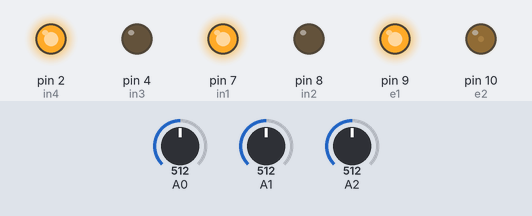
This sketch was run on a simulated Arduino Uno, built with avr-gcc and run on an emulated ATmega328P. Shown: output pins drawn as LEDs (lit = HIGH). The inputs (shaded band) are chosen by the test bench; at power-on: A0 = 512, A1 = 512, A2 = 512.

Above: at 1.2 s.
1.3 s: A0 set to 212
2.8 s: A0 set to 182
At 3.8 s:
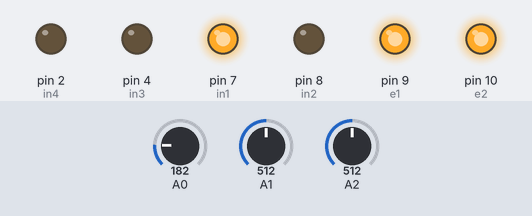
4.3 s: A0 set to 210
At 5.0 s:
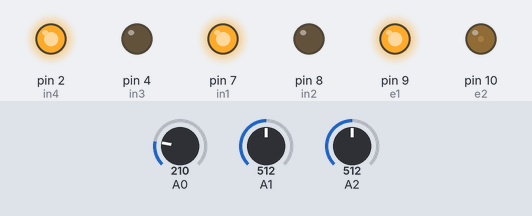
5.8 s: A1 set to 217
7.3 s: A1 set to 182
At 8.4 s:
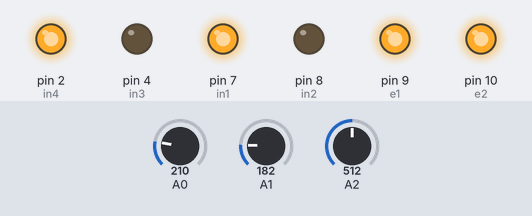
8.8 s: A1 set to 210
At 9.6 s:
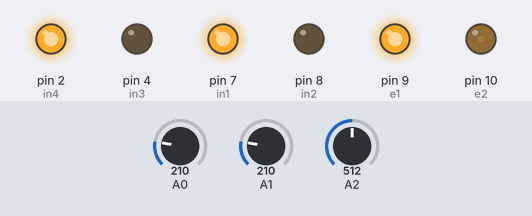
Timing chart, 0 to 11.3 s (numbered marks = the images above; inputs shaded):
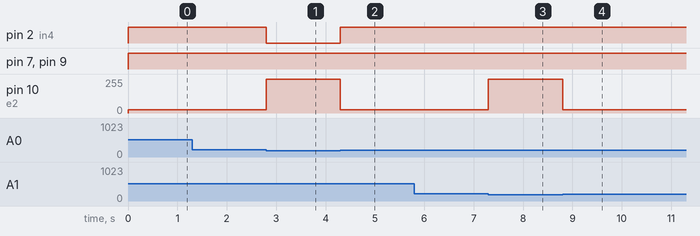

The sketch:

sketch_oct30b.ino
```cpp
int e1 = 9;
int e2 = 10;

int in1 = 7;
int in2 = 8;
int in3 = 4;
int in4 = 2;
int sensors[]={0,0,0};
// the setup routine runs once when you press reset:
void setup() {
  // initialize the digital pin as an output.
  pinMode(e1, OUTPUT);
  pinMode(e2, OUTPUT);
  pinMode(in1, OUTPUT);
  pinMode(in2, OUTPUT);
  pinMode(in3, OUTPUT);
  pinMode(in4, OUTPUT);
  //digitalWrite(e1,1);
  //digitalWrite(e2,1);

}

// the loop routine runs over and over again forever:
void loop()
{
  follow();

}
void follow()
{
  for (int i = 0; i < 3; i++)
    sensors[i] = analogRead(i);
  if((sensors[0]>200) && (sensors[1]<200) && (sensors[2]>200))
  {
  digitalWrite(in1,1);
  digitalWrite(in2,0);
  digitalWrite(in3,0);
  digitalWrite(in4,1);
  analogWrite(e1,255);
  analogWrite(e2,255);
  }


  else if((sensors[0]<200) && (sensors[1]>200) && (sensors[2]>200))
  {
  digitalWrite(in1,1);
  digitalWrite(in2,0);
  digitalWrite(in3,0);
  digitalWrite(in4,0);
  analogWrite(e1,255);
  analogWrite(e2,255);
  }

  else if((sensors[0]>200) && (sensors[1]>200) && (sensors[2]<200))
  {
  digitalWrite(in1,0);
  digitalWrite(in2,0);
  digitalWrite(in3,0);
  digitalWrite(in4,1);
analogWrite(e1,255);
  analogWrite(e2,255);
  }

  else
  {
    digitalWrite(in1,1);
  digitalWrite(in2,0);
  digitalWrite(in3,0);
  digitalWrite(in4,1);
  analogWrite(e1,255);
  analogWrite(e2,25);
  }
}
```

Measured:
- the behaviour switches between 200 and 199 on A0 (found by bisection; images 0 and 1)
- the behaviour switches between 200 and 199 on A1 (found by bisection; images 2 and 3)
- after the input at 1.3 s, every drawn part: stays the same
- after the input at 2.8 s, pin 2 (in4): HIGH → LOW at once; pin 10 (e2): 25/255 → 255/255 at once
- after the input at 4.3 s, pin 2 (in4): LOW → HIGH at once; pin 10 (e2): 255/255 → 25/255 at once
- after the input at 5.8 s, every drawn part: stays the same
- after the input at 7.3 s, pin 10 (e2): 25/255 → 255/255 at once
- after the input at 8.8 s, pin 10 (e2): 255/255 → 25/255 at once
